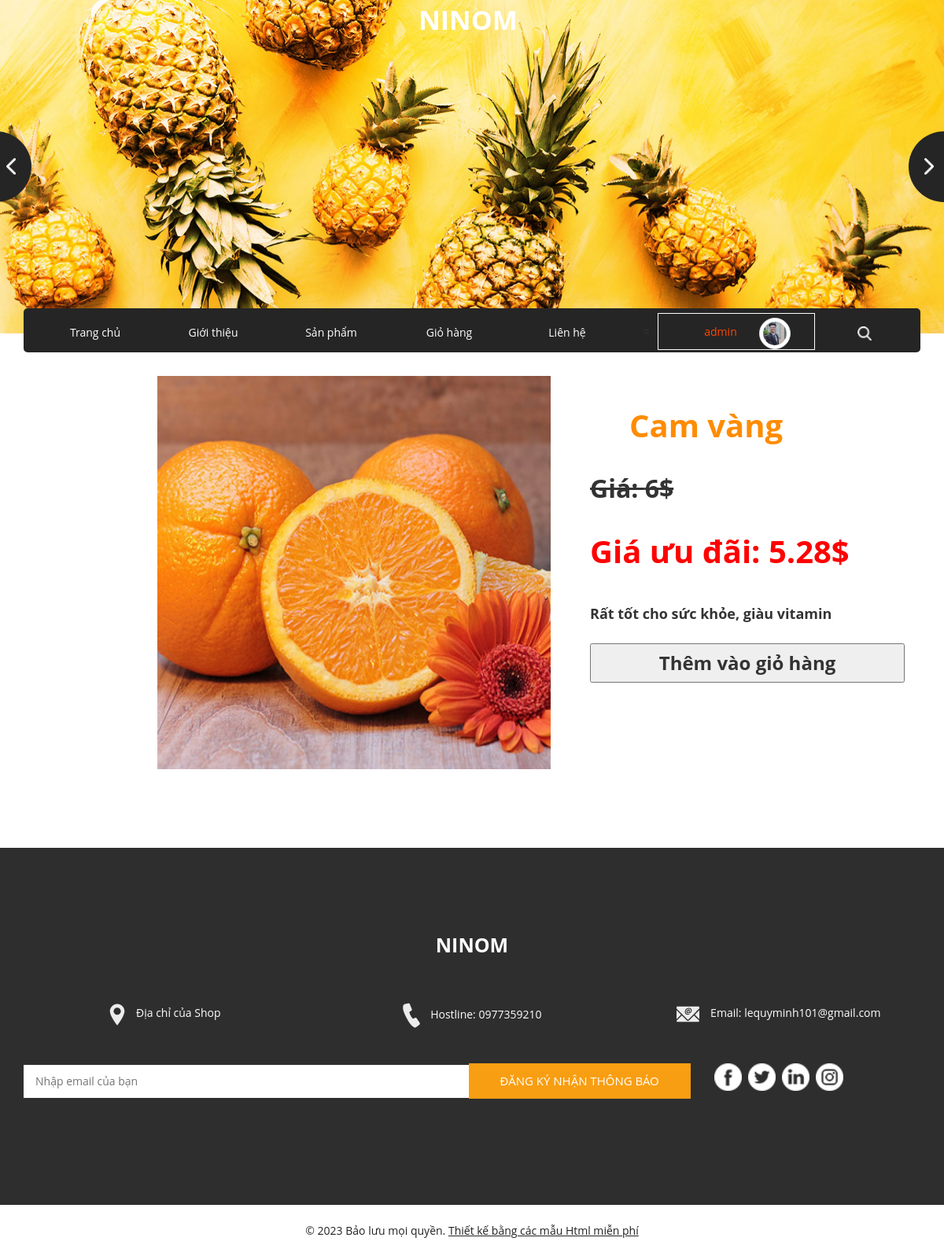
Screenshot of /User/Chitietsp.php?idsp=1 (signed in) with the database file from the repository.
### tables this page shows
CREATE TABLE `dsuser` (
  `ID_User` int(11) NOT NULL,
  `Name_User` varchar(50) NOT NULL,
  `Sex` varchar(50) NOT NULL,
  `Address` varchar(50) NOT NULL,
  `Date` date NOT NULL,
  `PhoneNumber` varchar(50) NOT NULL,
  `Email` varchar(50) NOT NULL,
  `Avt` varchar(50) NOT NULL,
  `Wallet` double NOT NULL,
  `Chucvu` varchar(50) NOT NULL,
  `Name_TK` varchar(50) NOT NULL
);

CREATE TABLE `dssp` (
  `ID_SP` int(11) NOT NULL,
  `Name_SP` varchar(50) NOT NULL,
  `SLConLai` int(11) NOT NULL,
  `SLDaBan` int(11) NOT NULL,
  `Price` float NOT NULL,
  `Image_SP` varchar(255) NOT NULL,
  `MoTa` text NOT NULL,
  `TysoGiamGia` int(11) NOT NULL
);

### User/Control.php (called while the page is built, shortened)
<?php
    include("../Connect.php");
    class data{
        function Search_SP($id){
            global $con;
            $sql = "SELECT* FROM dssp WHERE ID_SP = $id";
            $run = mysqli_query($con,$sql);
            return $run;
        }
        function Search_User($tentk){
            global $con;
            $sql = "SELECT* FROM dsuser WHERE Name_TK = '$tentk'";
            $run = mysqli_query($con,$sql);
            return $run;
        }
    }

### User/Chitietsp.php (the view, shortened to what this page needs)
<!DOCTYPE html>
<html>
<head>
  <?php
      include("Control.php");
      $getdata = new data();
      $input = $getdata->Search_User($_SESSION['TenTK']);
      $ttcn = mysqli_fetch_array($input);
      $id=0;
      if(isset($_GET['idsp'])){
          $id = $_GET['idsp'];
      }
      $sea = $getdata->Search_SP($id);
      $sp = mysqli_fetch_array($sea);
  ?>
  <link rel="stylesheet" type="text/css"
    href="https://cdnjs.cloudflare.com/ajax/libs/OwlCarousel2/2.1.3/assets/owl.carousel.min.css" />
  <link rel="stylesheet" type="text/css" href="css/bootstrap.css" />
  <link href="css/style.css" rel="stylesheet" />
  <link href="../Admin/assets/css/bootstrap.css" rel="stylesheet" />
  <link href="../Admin/assets/css/font-awesome.css" rel="stylesheet" />
  <link href="../Admin/assets/css/basic.css" rel="stylesheet" />
  <link href="../Admin/assets/css/custom.css" rel="stylesheet" />
  <link href="css/responsive.css" rel="stylesheet" />
</head>
<body>
  <div class="hero_area">
    <a href="Trangchu.php"><div class="brand_box">
      <div class="navbar-brand">
        <span>
          Ninom
        </span>
      </div>
    </div></a>
    <section class=" slider_section position-relative">
      <div id="carouselExampleControls" class="carousel slide " data-ride="carousel">
        <div class="carousel-inner">
          <div class="carousel-item active">
            <div class="img-box">
              <img src="images/niniom_banner/slider-img.jpg" alt="">
            </div>
          </div>
        </div>
        <a class="carousel-control-prev" href="#carouselExampleControls" role="button" data-slide="prev">
        </a>
        <a class="carousel-control-next" href="#carouselExampleControls" role="button" data-slide="next">
        </a>
      </div>
    </section>
  </div>
  <section class="nav_section">
    <div class="container">
      <div class="custom_nav2">
        <nav class="navbar navbar-expand custom_nav-container ">
          <div class="collapse navbar-collapse" id="navbarSupportedContent" style="max-height: 34px;">
            <div class="d-flex  flex-column flex-lg-row align-items-center">
              <ul class="navbar-nav  ">
                <li class="nav-item active">
                  <a class="nav-link" style="width: 150px;" href="Trangchu.php">Trang chủ</a>
                </li>
                <li class="nav-item">
                  <a class="nav-link" style="width: 150px;" href="about.php">Giới thiệu</a>
                </li>
                <li class="nav-item">
                  <a class="nav-link" style="width: 150px;" href="fruit.php">Sản phẩm</a>
                </li>
                <li class="nav-item">
                  <a class="nav-link" style="width: 150px;" href="testimonial.php">Giỏ hàng</a>
                </li>
                <li class="nav-item">
                  <a class="nav-link" style="width: 150px;" href="contact.php">Liên hệ</a>
                </li>
                <li class="nav-item" style="width: 200px; max-height: 50px;">
                    <ul id="main-menu">
                      <li>
                        <a class="nav-link" href="#" style="width: 200px; border: 1px solid white; margin-top: -5px; color: orangered;"><?php echo$ttcn['Name_TK']; ?>
                          <img src="../User/images/image_User/<?php echo$ttcn['Avt']; ?>" class="img-thumbnail" style="width: 40px; height: 40px; margin-top: -5px; border-radius: 50%; float: right;" />
                        </a>
                      </li>
                    </ul>
                </li>
              </ul>
              <form class="form-inline my-2 my-lg-0 ml-0 ml-lg-4 mb-3 mb-lg-0">
                <button class="btn  my-2 my-sm-0 nav_search-btn" style="margin-left: 70px;" type="submit"></button>
              </form>
            </div>
          </div>
        </nav>
      </div>
    </div>
  </section>
      <form method="post" enctype="multipart/form-data" style=" margin-top: 10px; margin-left: 200px; height: 600px;">
        <img src="images/image_SP/<?php echo$sp["Image_SP"]; ?>" style="width: 500px; height: 500px; float: left;" alt="lỗi">
        <div style="font-size: 40px; font-weight: bold; margin-left: 50px; margin-top: 50px; float: left;">
            <span style="color: darkorange; margin-left: 50px;"><?php echo$sp["Name_SP"]; ?></span><br><br>
            <div style="margin-top: 30px; <?php if($sp["TysoGiamGia"]>0) echo"text-decoration: line-through; font-size: 32px;" ?>"><span>Giá: <?php echo$sp["Price"]; ?>$</span></div><br>
            <?php if($sp["TysoGiamGia"]>0){ ?>
            <div style="margin-top: 30px; color: red;"><span>Giá ưu đãi: <?php echo($sp["Price"]-$sp["Price"]*$sp["TysoGiamGia"]/100); ?>$</span></div><br>
            <?php } ?>
            <div style="margin-top: 30px; font-size: 18px;"><span><?php echo$sp["MoTa"];?></span></div><br>
            <span style="font-size: 24px;"><a><input type="submit" style="width: 400px; height: 50px;" value="Thêm vào giỏ hàng"></a></span><br>
        </div>
     </form>
  <section class="info_section layout_padding">
    <div class="container">
      <div class="info_logo">
        <h2>
          NiNom
        </h2>
      </div>
      <div class="info_contact">
        <div class="row">
          <div class="col-md-4">
            <a href="">
              <img src="images/location.png" alt="">
              <span>
                Địa chỉ của Shop
              </span>
            </a>
          </div>
          <div class="col-md-4">
            <a href="">
              <img src="images/call.png" alt="">
              <span>
                Hostline: 0977359210
              </span>
            </a>
          </div>
          <div class="col-md-4">
            <a href="">
              <img src="images/mail.png" alt="">
              <span>
                Email: lequyminh101@gmail.com
              </span>
            </a>
          </div>
        </div>
      </div>
      <div class="row">
        <div class="col-md-8 col-lg-9">
          <div class="info_form">
            <form action="">
              <input type="text" placeholder="Nhập email của bạn">
              <button>
                Đăng ký nhận thông báo
              </button>
            </form>
          </div>
        </div>
        <div class="col-md-4 col-lg-3">
          <div class="info_social">
            <div>
              <a href="">
                <img src="images/facebook-logo-button.png" alt="">
              </a>
            </div>
            <div>
              <a href="">
                <img src="images/twitter-logo-button.png" alt="">
              </a>
            </div>
            <div>
              <a href="">
                <img src="images/linkedin.png" alt="">
              </a>
            </div>
            <div>
              <a href="">
                <img src="images/instagram.png" alt="">
              </a>
            </div>
          </div>
        </div>
      </div>
    </div>
  </section>
  <section class="container-fluid footer_section ">
    <p>
      &copy; <span id="displayYear"></span> Bảo lưu mọi quyền.
      <a href="https://html.design/" style="text-decoration: underline;"> Thiết kế bằng các mẫu Html miễn phí</a>
    </p>
  </section>
</body>
</html>

### User/css/style.css (style rules this page uses)
body { font-family: "Poppins", sans-serif; color: #040000; background-color: #ffffff; }
.layout_padding { padding: 90px 0; }
.brand_box { position: absolute; top: 0; left: 0; z-index: 9; width: 100%; display: -webkit-box; display: -ms-flexbox; display: flex; -webkit-box-pack: center; -ms-flex-pack: center; justify-content: center; }
.brand_box .navbar-brand span { font-size: 34px; font-weight: bold; color: #ffffff; text-transform: uppercase; }
a, a:hover, a:focus { text-decoration: none; }
.btn, .btn:focus { outline: none !important; -webkit-box-shadow: none; box-shadow: none; }
.custom_nav-container { z-index: 99999; padding: 15px 0; }
.custom_nav-container .nav_search-btn { margin: auto; }
.slider_section div#carouselExampleControls { overflow: hidden; }
.slider_section .img-box img { width: 100%; }
.slider_section .carousel-control-prev, .slider_section .carousel-control-next { width: 90px; height: 90px; background-color: #252525; opacity: 1; top: 50%; -webkit-transform: translateY(-50%); transform: translateY(-50%); background-repeat: no-repeat; background-size: 12px; }
.slider_section .carousel-control-prev { border-radius: 0 100% 100% 0; background-image: url(../images/prev.png); left: -50px; background-position: 58px center; }
.slider_section .carousel-control-next { border-radius: 100% 0 0 100%; background-image: url(../images/next.png); right: -45px; background-position: 20px center; }
.nav_section { margin-top: -32px; }
.nav_section .custom_nav2 .custom_nav-container { padding: 10px 0; background-color: #252525; border-radius: 5px; }
.nav_section .custom_nav2 .custom_nav-container .navbar-nav .nav-item .nav-link { padding: 10px 30px; color: #ffffff; text-align: center; position: relative; }
.nav_section .custom_nav2 #navbarSupportedContent { -webkit-box-pack: center; -ms-flex-pack: center; justify-content: center; }
.nav_section .custom_nav-container .nav_search-btn { background-image: url(../images/search-icon.png); background-size: 18px; background-repeat: no-repeat; width: 35px; height: 35px; padding: 0; border: none; margin: 0 40px 0 15px; background-position: center; }
.info_section { background-color: #2e2e2e; color: #ffffff; }
.info_section .info_logo h2 { font-size: 2.5rem; text-align: center; text-transform: uppercase; font-weight: bold; }
.info_section .info_contact { margin-top: 60px; margin-bottom: 45px; }
.info_section .info_contact .col-md-4 { display: -webkit-box; display: -ms-flexbox; display: flex; -webkit-box-pack: center; -ms-flex-pack: center; justify-content: center; }
.info_section .info_contact a { color: #ffffff; }
.info_section .info_contact img { max-width: 100%; margin-right: 10px; }
.info_section .info_form { margin: 0 auto; margin-bottom: 45px; }
.info_section .info_form form { display: -webkit-box; display: -ms-flexbox; display: flex; -webkit-box-align: center; -ms-flex-align: center; align-items: center; }
.info_section .info_form form input { background-color: #ffffff; border: none; -webkit-box-flex: 2.5; -ms-flex: 2.5; flex: 2.5; outline: none; color: #000000; min-height: 42.4px; padding-left: 15px; }
.info_section .info_form form input ::placeholder { color: #ffffff; opacity: 0.2; }
.info_section .info_form form button { -webkit-box-flex: 1; -ms-flex: 1; flex: 1; display: inline-block; padding: 9px 30px; background-color: #f89e12; border: 1px solid #f89e12; color: #ffffff; font-size: 15px; text-transform: uppercase; }
.info_section .info_social { display: -webkit-box; display: -ms-flexbox; display: flex; }
.info_section .info_social img { width: 35px; margin-right: 8px; }
.footer_section { background-color: #ffffff; padding: 20px 15px; }
.footer_section p { margin: 0; text-align: center; color: #222222; }
.footer_section a { color: #222222; }

### Admin/assets/css/basic.css (style rules this page uses)
body { font-family: 'Open Sans', sans-serif; line-height:25px; }
@media (min-width:768px) { .navbar { border-radius: 0px; } }

### User/css/responsive.css (style rules this page uses)
@media (min-width: 1200px) { .container { max-width: 1170px; } }

### rows the page displays
dsuser: Name_TK "admin", Avt (picture)
dssp: Image_SP (picture), Name_SP "Cam vàng", Price "6", $sp["Price"]-$sp["Price"]*$sp["TysoGiamGia"]/100 "5.28", MoTa "Rất tốt cho sức khỏe, giàu vitamin"
